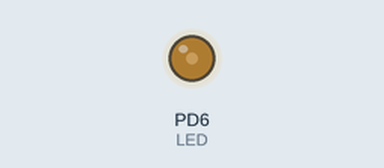
Bench run of a program on a simulated ATmega32, built with avr-gcc and emulated at 16 MHz. Parts: output pins drawn as LEDs (lit = HIGH).

Above: at 2.58 s.
Timing chart, 0 to 40.0 s (numbered marks = the images above):
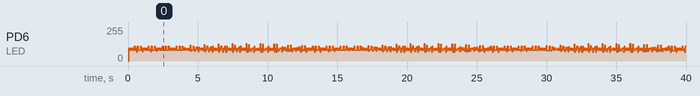

The program:

main.c
```c
/*
 * LIFI_TX.c
 *
 * Created: 2022/09/07 15:49:20
 * Author : Medilane Kobo
 */

/*
 * TransmitCode.c
 *
 * Created: 2022/09/04 19:06:04
 * Author : MEDILANE KOBO
 */
#define F_CPU 16000000UL
#include <avr/io.h>
#include <util/delay.h>
#include <stdlib.h>
#include <stdio.h>
#include <string.h>

#define LED 6
#define BUTTON_PIN A0
#define PERIOD 2.5

//#define USART_BAUDRATE 9600
#define BAUD_PRESCALE (((F_CPU / (USART_BAUDRATE * 8UL))) - 1)


void UART_init(long USART_BAUDRATE)
{
	UCSRB |= (1 << RXEN) | (1 << TXEN);// Turn on transmission and reception
	UCSRC |= (1 << URSEL) | (1 << UCSZ0) | (1 << UCSZ1);// Use 8-bit character sizes
	UBRRL = BAUD_PRESCALE;		// Load lower 8-bits of the baud rate value
	UBRRH = (BAUD_PRESCALE >> 8);	// Load upper 8-bits
}

unsigned char UART_RxChar()
{
	while ((UCSRA & (1 << RXC)) == 0);/* Wait till data is received */
	return(UDR);			/* Return the byte*/
}

void UART_TxChar(char ch)
{
	while (! (UCSRA & (1<<UDRE)));	/* Wait for empty transmit buffer*/
	UDR = ch ;
}

void UART_SendString(char *str)
{
	unsigned char j=0;

	while (str[j]!=0)		/* Send string till null */
	{
		UART_TxChar(str[j]);
		j++;
	}
}


void send_byte(char my_byte)
{
	PORTD &= ~(1<<LED);
	_delay_ms(PERIOD);

	//transmission of bits
	for(int i = 0; i < 8; i++)
	{

		if ((my_byte&(0x01 << i))!= 0)
		{
			PORTD |= 1<<LED;
		}
		else
		PORTD &= ~(1<<LED);

		_delay_ms(PERIOD);
	}

	PORTD |= (1<<LED);
	_delay_ms(PERIOD);

}

int main(void)
{
	char* string ="DEAR MAMA\n";
	int string_length;

	string_length = strlen(string);

	DDRD |=1<<LED;


	while (1)
	{


			for(int i = 0; i < string_length; i ++)
			{
				send_byte(string[i]);
			}
			//_delay_ms(2000);

	}
}
```
